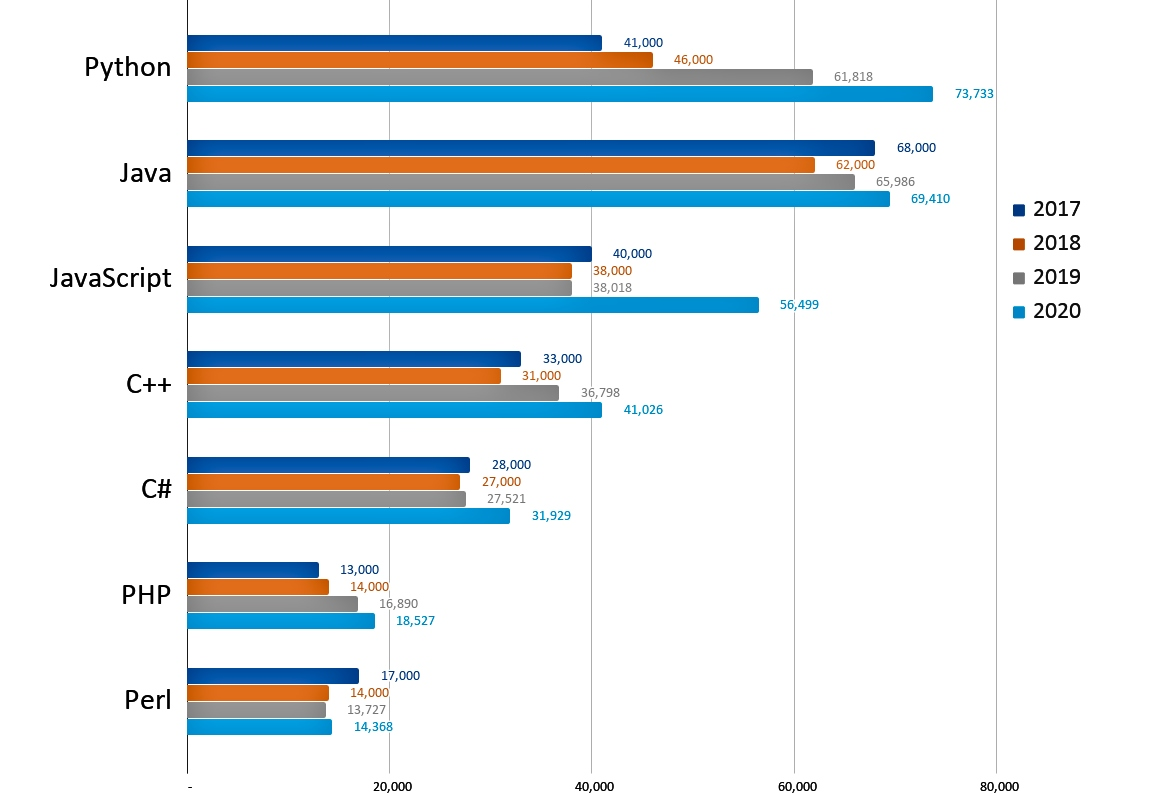
#> input picture Görüntü İşleme Rehber/foto1.jpg, 1168 x 795 px
$ python '1_Dijital_görüntü.py'
#> lines starting #> are read from the running program, lines starting #| are printed output that depends on the picture
from pylab import  *
from PIL import Image
import cv2

img=array(Image.open("foto1.jpg").convert("L"))
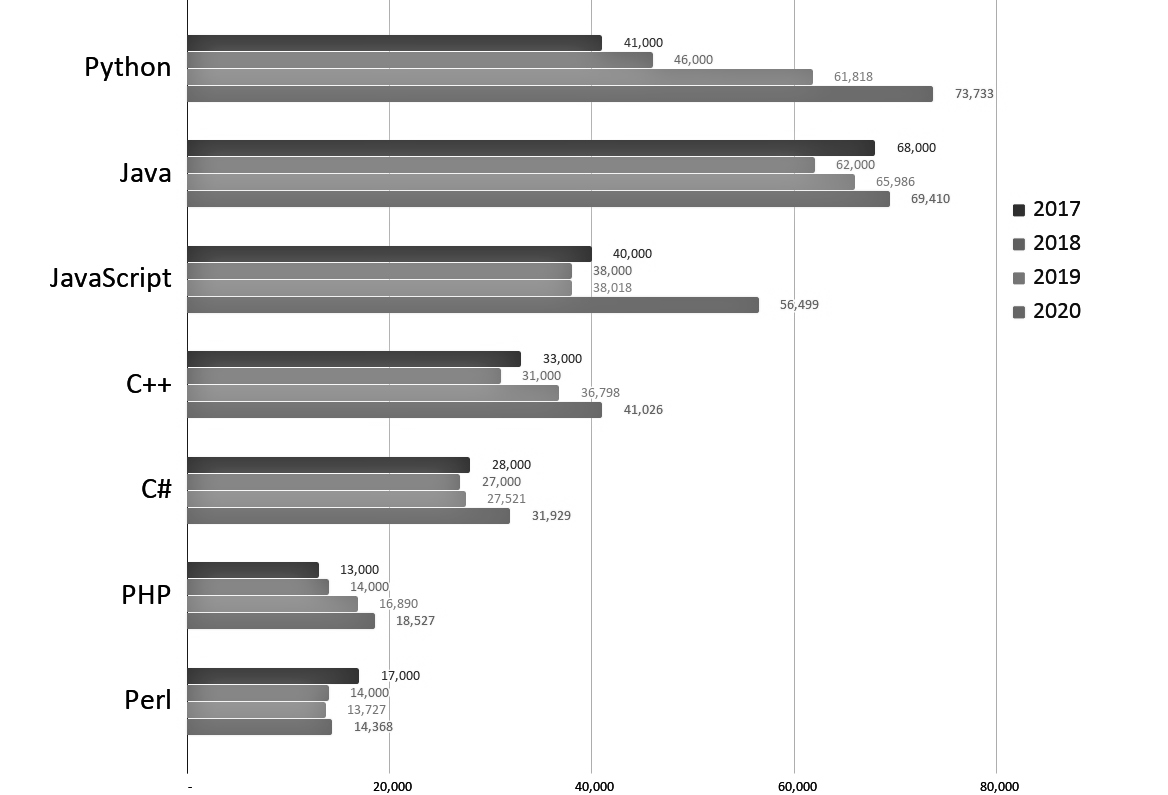
#> img: shape (795, 1168); min 0, max 255, mean 227.3
print("Görüntünün dizi boyutu=",img.shape)
#| Görüntünün dizi boyutu= (795, 1168)

img1 = cv2.imread('foto1.jpg')
height, width = img.shape
#> height = 795; width = 1168
print(f"Görüntü Boyutu: Yükseklik: {height}, Genişlik: {width}")
#| Görüntü Boyutu: Yükseklik: 795, Genişlik: 1168
